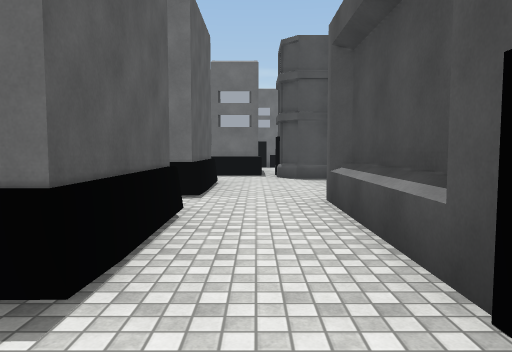
View 1 (above)

24 first-person views from a walk through a scene from a Unity 3-D project. The camera is 1.4 m above the floor, tilts 4° down and sees 70° across. The floor is counted in squares, 2 m on a side. Each view is taken from the middle of a square. On the plan, view 1 faces up. The plan holds only what a view shows up to about 11 squares ahead; the rest is blank. The place goes on beyond the plan. The player character is not drawn. Surface patterns are stand-ins for the level's own textures.

View 2
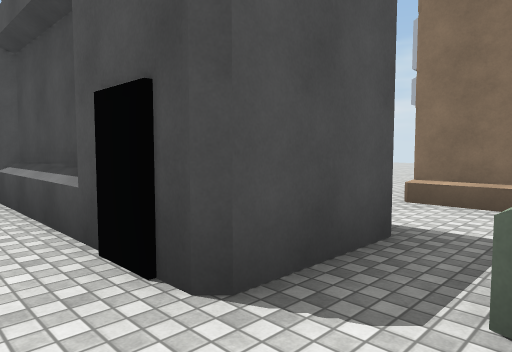

View 3
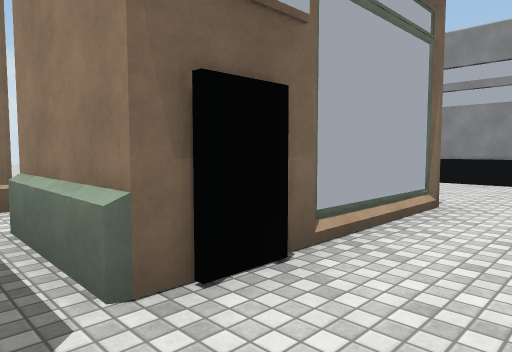

View 4
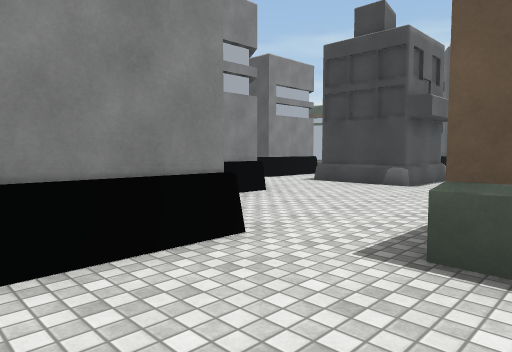

View 5
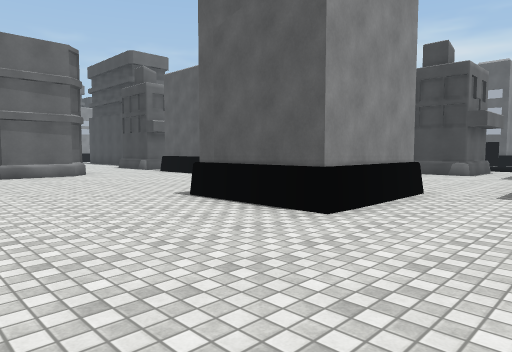

View 6
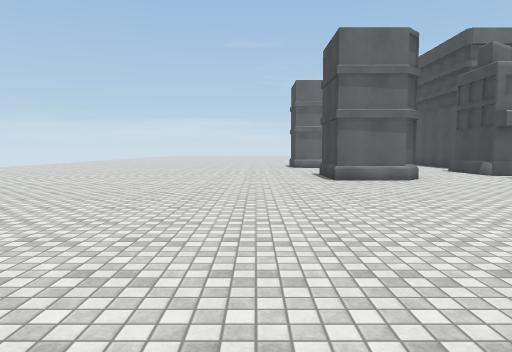

View 7
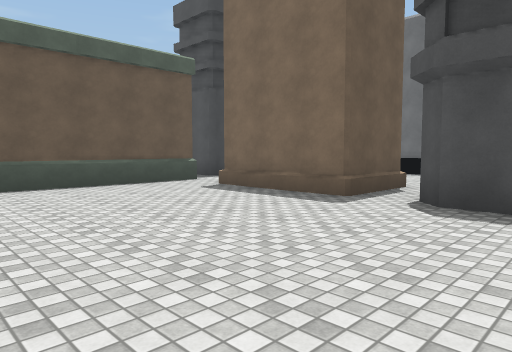

View 8
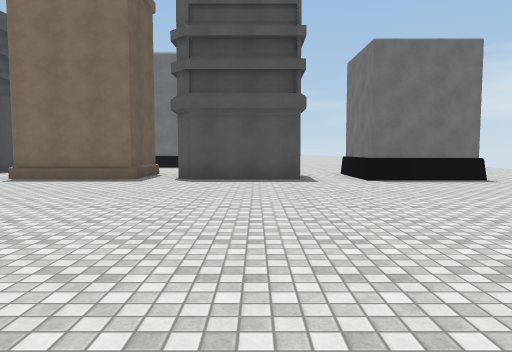

View 9
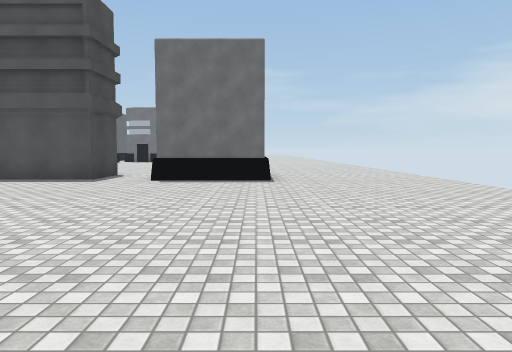

View 10
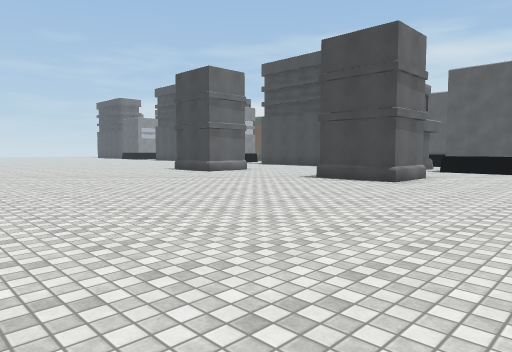

View 11
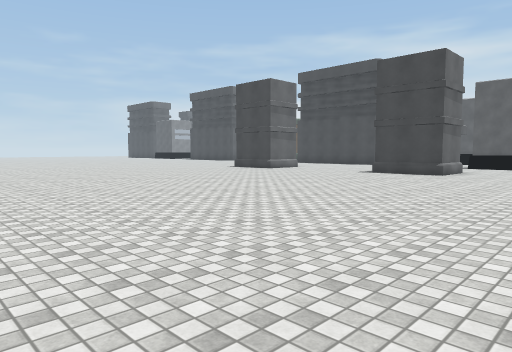

View 12
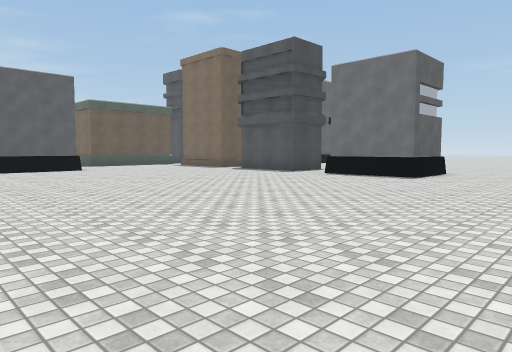

View 13
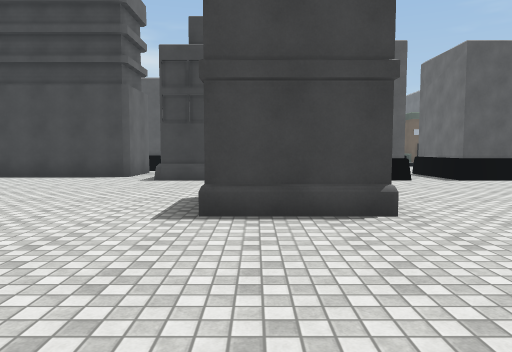

View 14
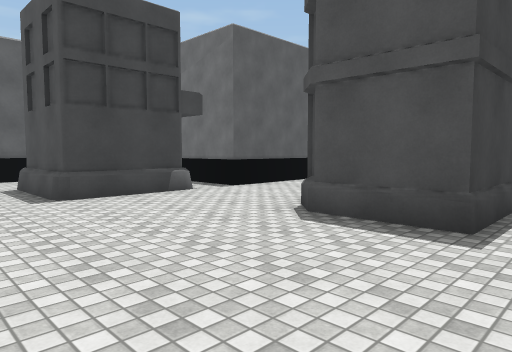

View 15
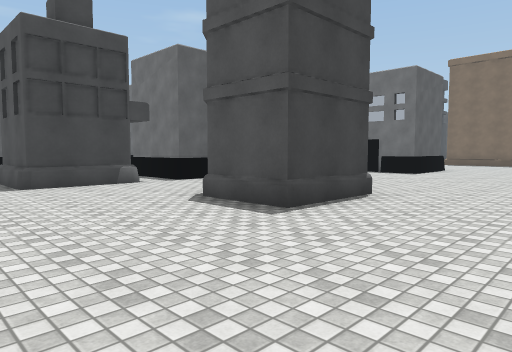

View 16
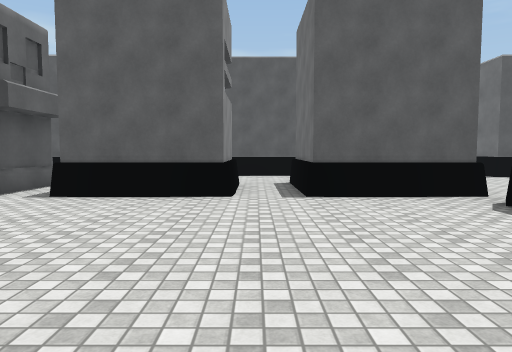

View 17
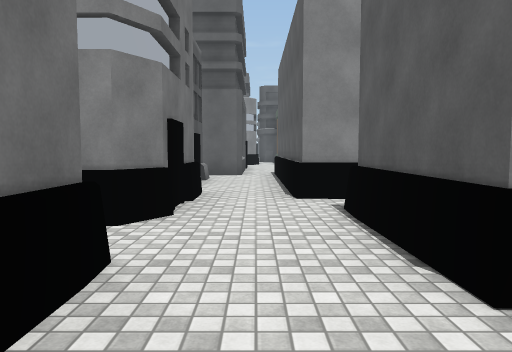

View 18
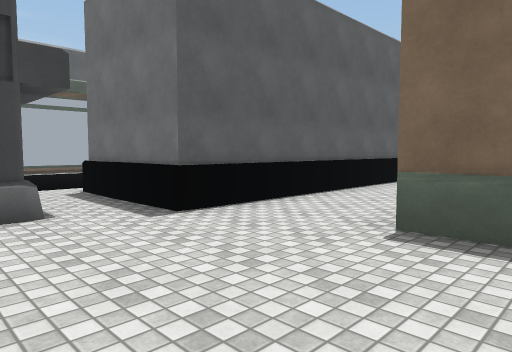

View 19
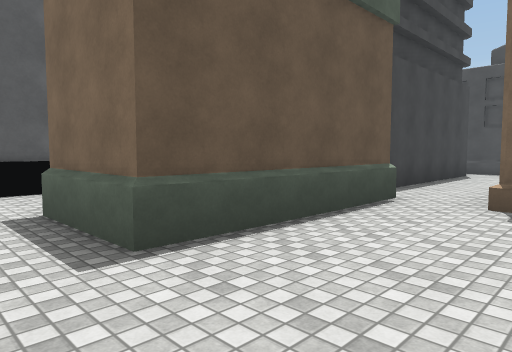

View 20
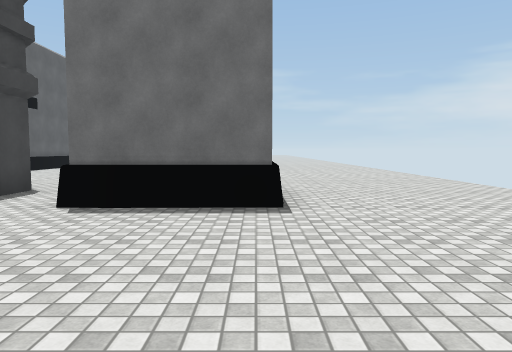

View 21
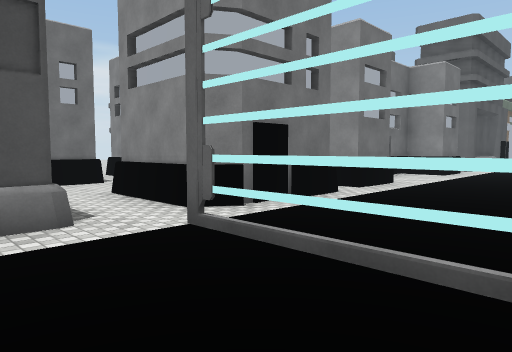

View 22
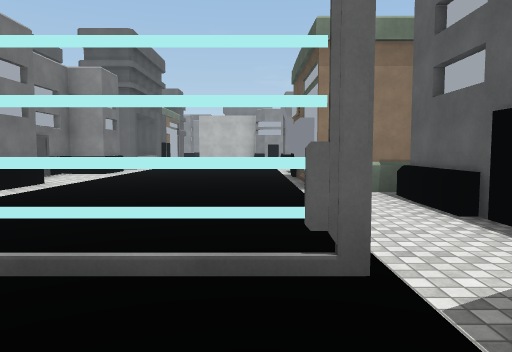

View 23
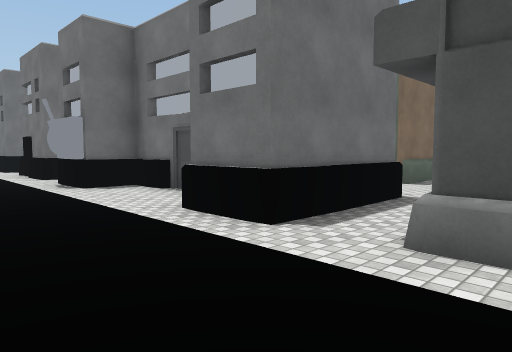

View 24
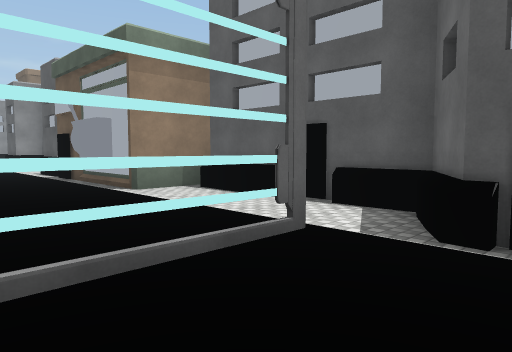

### Floor plan
Key: @ floor where view 1 was taken; # wall or solid block; . floor; = window, fence, low wall or low ledge; B building.
Columns run from 10 left of view 1 to 20 right of it. Each row starts with its distance up from view 1.
 11            B
 10          ..#
  9          ..##
  8          #..B
  7          #.. ##
  6          #.. ..
  5          ..###. ##         ....
  4       .###.B #.  .  ..     ....
  3       .###.B #.  .....     ....
  2       .B #.###. ...  ..    ....
  1       .. ..###.#B #   ..B B....
  0      ..# B@....#  #  ##.###....
 -1      ..###..B#.#######B.###....
 -2      ...##..##.................
 -3       ..##..##.................
 -4       .. #..##.................
 -5    ....###..B#.................
 -6    ...........................
 -7       .##B.... ##.............
 -8   ... .###....B #..............
 -9 #B    .B B.##B. #..............
-10 B.====.....###.................
-11 ..    .B##.###.................
-12 B.  ...###....................
-13 B......# B.###................
-14 #....... ..###................
-15 ##.....###.##B..B##..........
-16  #...... #..#B..###..........
-17  #......##..##...............
-18  #......##..#B...............
-19  B.....###...................
-20  B.  ..# B.B#...............

Where each view was taken, in squares from view 1:
view 1: 0 up, 0 right, facing up
view 2: 1 down, 0 right, facing up-right
view 3: 0 up, 0 right, facing down-right
view 4: 4 down, 6 right, facing down-left
view 5: 4 down, 10 right, facing down-left
view 6: 6 down, 10 right, facing down
view 7: 6 down, 11 right, facing up-left
view 8: 10 down, 11 right, facing up
view 9: 10 down, 16 right, facing up
view 10: 11 down, 16 right, facing down-left
view 11: 11 down, 19 right, facing down-left
view 12: 11 down, 20 right, facing up-left
view 13: 16 down, 12 right, facing left
view 14: 20 down, 9 right, facing up-left
view 15: 20 down, 11 right, facing up-left
view 16: 12 down, 9 right, facing left
view 17: 9 down, 0 right, facing down
view 18: 8 down, 3 right, facing up-left
view 19: 6 down, 6 right, facing up-left
view 20: 6 down, 16 right, facing up
view 21: 8 down, 7 left, facing down-right
view 22: 8 down, 8 left, facing down
view 23: 8 down, 6 left, facing up-right
view 24: 8 down, 6 left, facing down-left
